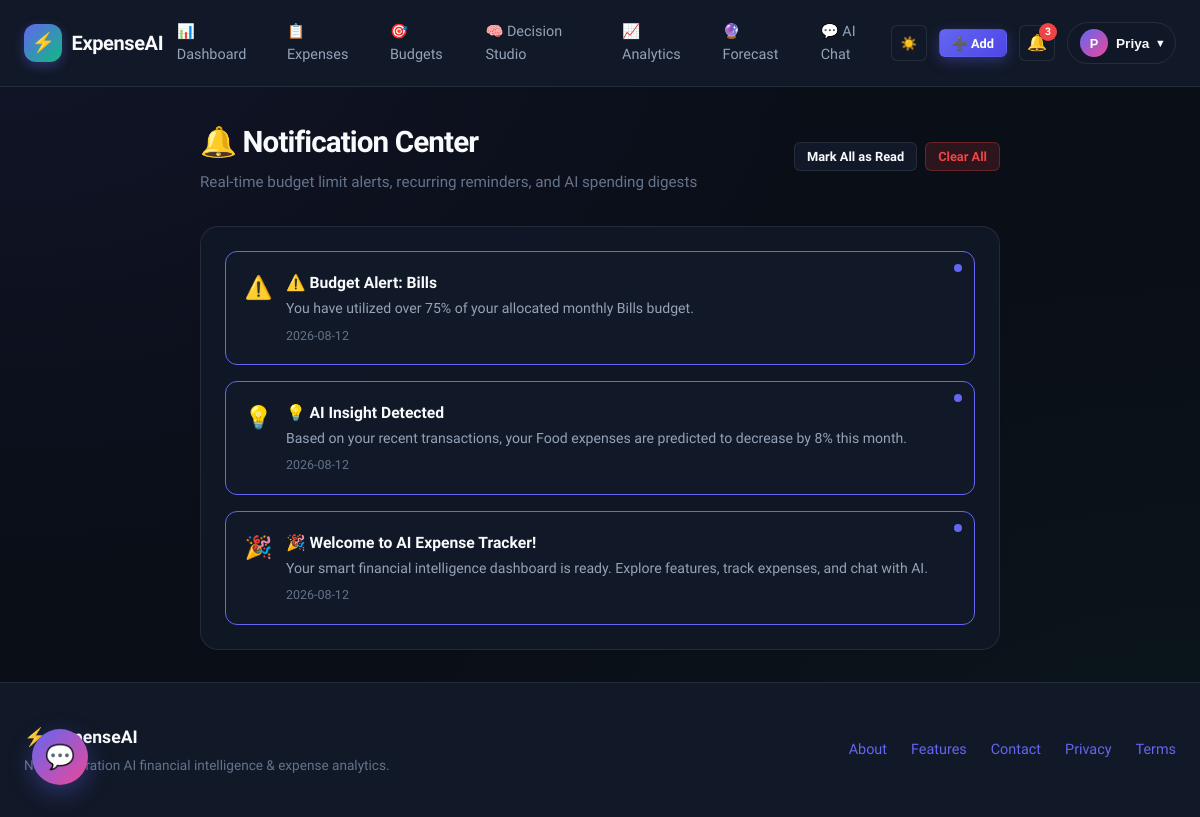
The app's page /notifications (signed in) with its own data.
### tables this page shows
CREATE TABLE notifications (
                    id INTEGER PRIMARY KEY AUTOINCREMENT,
                    user_id INTEGER NOT NULL,
                    title TEXT NOT NULL,
                    message TEXT NOT NULL,
                    type TEXT DEFAULT 'info',
                    is_read INTEGER DEFAULT 0,
                    created_at TEXT NOT NULL,
                    FOREIGN KEY(user_id) REFERENCES users(id) ON DELETE CASCADE
                );

### app.py (the view)
@app.route("/notifications")
@login_required
def notifications_page():
    uid = session["user_id"]
    notifs = db.get_notifications(user_id=uid, limit=30)
    return render_template("notifications.html", title="Notifications", notifications=notifs)

### app.py (called while the page is built)
def login_required(view):
    @functools.wraps(view)
    def wrapped_view(**kwargs):
        if "user_id" not in session:
            flash("Please log in or try the instant demo to access this feature.", "warning")
            return redirect(url_for("login"))
        return view(**kwargs)
    return wrapped_view

@app.context_processor
def inject_global_context():
    unread_count = 0
    curr_symbol = session.get("user_currency", "₹")
    if "user_id" in session:
        unread_count = db.count_unread_notifications(session["user_id"])
    return {
        "unread_notifs_count": unread_count,
        "today_date": date.today().isoformat(),
        "cat_meta": CATEGORY_METADATA,
        "currency": curr_symbol,
    }

### db.py (called while the page is built)
    def _get_connection(self) -> sqlite3.Connection:
        conn = sqlite3.connect(self.db_path)
        conn.row_factory = sqlite3.Row
        return conn

    def get_notifications(self, user_id: int, unread_only: bool = False, limit: int = 20) -> List[Dict]:
        query = "SELECT * FROM notifications WHERE user_id = ?"
        params: List[Any] = [user_id]
        if unread_only:
            query += " AND is_read = 0"
        query += " ORDER BY id DESC LIMIT ?"
        params.append(limit)
        with self._get_connection() as conn:
            rows = conn.execute(query, params).fetchall()
            return [dict(r) for r in rows]

    def count_unread_notifications(self, user_id: int) -> int:
        with self._get_connection() as conn:
            row = conn.execute("SELECT COUNT(*) as c FROM notifications WHERE user_id = ? AND is_read = 0", (user_id,)).fetchone()
            return int(row["c"]) if row else 0

### templates/notifications.html
{% extends "base.html" %}
{% block content %}
<div class="notifications-view" style="max-width: 800px; margin: 0 auto;">
    <div class="page-header">
        <div>
            <h1 class="page-title">
                <span>🔔 Notification Center</span>
            </h1>
            <p class="page-subtitle">Real-time budget limit alerts, recurring reminders, and AI spending digests</p>
        </div>
        <div style="display: flex; gap: 0.5rem;">
            <form action="{{ url_for('mark_notifications_read') }}" method="POST">
                <button type="submit" class="btn btn-secondary btn-sm">Mark All as Read</button>
            </form>
            <form action="{{ url_for('clear_notifications_route') }}" method="POST" onsubmit="return confirm('Clear all notifications?');">
                <button type="submit" class="btn btn-danger btn-sm">Clear All</button>
            </form>
        </div>
    </div>
    <div class="card">
        {% if notifications and notifications|length > 0 %}
        <div style="display: flex; flex-direction: column; gap: 1rem;">
            {% for n in notifications %}
            <div style="padding: 1.15rem; background: var(--bg-surface); border: 1px solid {% if n.is_read %}var(--border-color){% else %}var(--primary){% endif %}; border-radius: var(--radius-md); display: flex; justify-content: space-between; align-items: flex-start; gap: 1rem; position: relative;">
                {% if not n.is_read %}
                <span style="position: absolute; top: 12px; right: 12px; width: 8px; height: 8px; border-radius: 50%; background: var(--primary);"></span>
                {% endif %}
                <div style="display: flex; gap: 0.85rem;">
                    <div style="font-size: 1.4rem;">
                        {% if n.type == 'danger' %}🚨{% elif n.type == 'warning' %}⚠️{% elif n.type == 'success' %}🎉{% else %}💡{% endif %}
                    </div>
                    <div>
                        <h4 style="font-size: 0.98rem; font-weight: 700; color: var(--text-primary); margin-bottom: 0.25rem;">
                            {{ n.title }}
                        </h4>
                        <p style="font-size: 0.88rem; color: var(--text-secondary); line-height: 1.4;">
                            {{ n.message }}
                        </p>
                        <small style="color: var(--text-muted); font-size: 0.78rem; margin-top: 0.4rem; display: block;">
                            {{ n.created_at[:10] }}
                        </small>
                    </div>
                </div>
            </div>
            {% endfor %}
        </div>
        {% else %}
        <div class="empty-state">
            <div class="empty-icon">🔕</div>
            <h4 class="empty-title">All Caught Up!</h4>
            <p class="empty-desc">You have no unread notifications or spending alerts right now.</p>
        </div>
        {% endif %}
    </div>
</div>
{% endblock %}

### static/styles.css (style rules this page uses)
:root { --bg-main: #0a0e17; --bg-surface: #111827; --bg-card: rgba(17, 24, 39, 0.85); --bg-card-hover: rgba(31, 41, 55, 0.9); --bg-glass: rgba(255, 255, 255, 0.04); --bg-input: #1a2234; --bg-modal: #111827; --border-color: rgba(255, 255, 255, 0.09); --border-focus: #6366f1; --border-glow: rgba(99, 102, 241, 0.25); --text-primary: #f8fafc; --text-secondary: #94a3b8; --text-muted: #64748b; --text-inverse: #0f172a; --primary: #6366f1; --primary-hover: #4f46e5; --primary-glow: rgba(99, 102, 241, 0.35); --primary-light: rgba(99, 102, 241, 0.15); --accent: #10b981; --accent-hover: #059669; --accent-light: rgba(16, 185, 129, 0.15); --warning: #f59e0b; --warning-light: rgba(245, 158, 11, 0.15); --danger: #ef4444; --danger-light: rgba(239, 68, 68, 0.15); --info: #38bdf8; --info-light: rgba(56, 189, 248, 0.15); --shadow-sm: 0 1px 2px 0 rgba(0, 0, 0, 0.1); --shadow-md: 0 4px 6px -1px rgba(0, 0, 0, 0.2), 0 2px 4px -2px rgba(0, 0, 0, 0.1); --shadow-lg: 0 10px 25px -3px rgba(0, 0, 0, 0.3), 0 4px 6px -4px rgba(0, 0, 0, 0.2); --shadow-glow: 0 0 25px rgba(99, 102, 241, 0.25); --radius-sm: 6px; --radius-md: 12px; --radius-lg: 18px; --radius-full: 9999px; --transition: all 0.2s cubic-bezier(0.4, 0, 0.2, 1); --font-main: 'Plus Jakarta Sans', system-ui, -apple-system, sans-serif; --font-mono: 'JetBrains Mono', monospace; }
*, *::before, *::after { box-sizing: border-box; margin: 0; padding: 0; }
html { font-size: 16px; scroll-behavior: smooth; }
body { font-family: var(--font-main); background-color: var(--bg-main); color: var(--text-primary); line-height: 1.6; min-height: 100vh; display: flex; flex-direction: column; background-image: radial-gradient(at 0% 0%, rgba(99, 102, 241, 0.08) 0px, transparent 50%), radial-gradient(at 100% 100%, rgba(16, 185, 129, 0.05) 0px, transparent 50%); background-attachment: fixed; transition: background-color 0.25s ease, color 0.25s ease; }
.page-header { display: flex; align-items: center; justify-content: space-between; margin-bottom: 2rem; flex-wrap: wrap; gap: 1rem; }
.page-title { font-size: 1.85rem; font-weight: 800; letter-spacing: -0.03em; color: var(--text-primary); display: flex; align-items: center; gap: 0.6rem; }
.page-subtitle { color: var(--text-muted); font-size: 0.95rem; margin-top: 0.2rem; }
.card { background: var(--bg-card); border: 1px solid var(--border-color); border-radius: var(--radius-lg); padding: 1.5rem; box-shadow: var(--shadow-sm); transition: var(--transition); position: relative; overflow: hidden; }
.btn { display: inline-flex; align-items: center; justify-content: center; gap: 0.5rem; font-family: var(--font-main); font-weight: 600; font-size: 0.9rem; padding: 0.6rem 1.25rem; border-radius: var(--radius-md); border: 1px solid transparent; cursor: pointer; transition: var(--transition); text-decoration: none; white-space: nowrap; }
.btn-secondary { background: var(--bg-surface); border: 1px solid var(--border-color); color: var(--text-primary); }
.btn-danger { background: var(--danger-light); border: 1px solid rgba(239, 68, 68, 0.3); color: var(--danger); }
.btn-sm { padding: 0.35rem 0.75rem; font-size: 0.8rem; border-radius: var(--radius-sm); }

### records on screen
notifications: is_read 0 (drawn), title "⚠️ Budget Alert: Bills", message "You have utilized over 75% of your allocated monthly Bills budget.", created_at "2026-08-12"
notifications: is_read 0 (drawn), title "💡 AI Insight Detected", message "Based on your recent transactions, your Food expenses are predicted to decrease by 8% this month.", created_at "2026-08-12"
notifications: is_read 0 (drawn), title "🎉 Welcome to AI Expense Tracker!", message "Your smart financial intelligence dashboard is ready. Explore features, track expenses, and chat with AI.", created_at "2026-08-12"

### other values on screen
{{ unread_notifs_count }} "3"
{{ (session.get('user_name', 'U'))[:1].upper() }} "P"
{{ (session.get('user_name', 'User')).split(' ')[0] }} "Priya"
